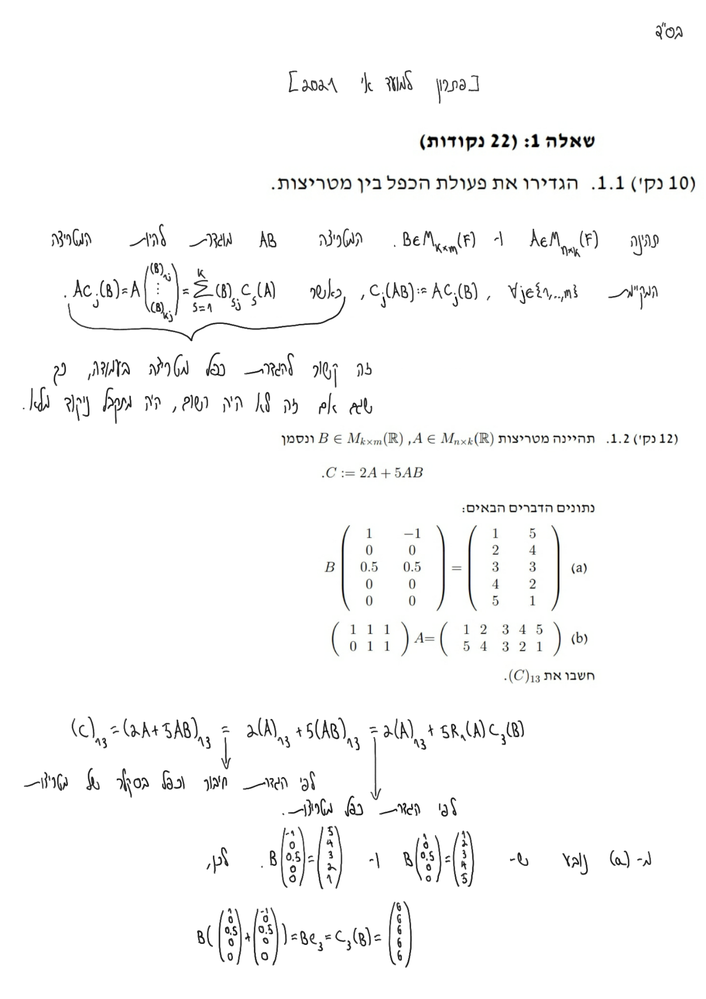
#> input picture storage/crops/pilot/pilot_01_test1_p1.png, 706 x 999 px, shrunk from 1240 x 1755 before the run
$ python -i tables.py   (imports and definitions only)
#> lines starting #> are read from the running program, lines starting #| are printed output that depends on the picture; after the words box and inside, x2 and y2 are one past the last pixel; in counts of white or black regions, pixels touching at a corner belong together
#> further down, picture is the input picture: shape (999, 706, 3); mean B, G, R 249.1, 249.2, 249.2
"""
Table / grid detection for cover sheets and score rosters.

Uses morphological line extraction (horizontal + vertical) to find dense
grid regions. Classifies a region as a table when both line directions
form a sufficiently regular lattice.
"""

from __future__ import annotations

from dataclasses import dataclass, field
from typing import List, Optional, Tuple

import cv2
import numpy as np

INK_THRESHOLD: int = 200
MIN_TABLE_AREA_FRAC: float = 0.02
MIN_H_LINES: int = 3
MIN_V_LINES: int = 2
LINE_MIN_FRAC: float = 0.12          # line length ≥ 12% of page dimension


@dataclass
class TableRegion:
    """A detected tabular / grid region on the page."""

    index: int
    bbox: Tuple[int, int, int, int]   # x, y, w, h
    n_horizontal_lines: int = 0
    n_vertical_lines: int = 0
    confidence: float = 0.0
    kind: str = "grid"                # grid | score_roster | unknown

    @property
    def area(self) -> int:
        return max(0, self.bbox[2] * self.bbox[3])


def _to_gray(image: np.ndarray) -> np.ndarray:
    if len(image.shape) == 3:
        return cv2.cvtColor(image, cv2.COLOR_BGR2GRAY)
    return image


def detect_tables(image: np.ndarray) -> List[TableRegion]:
    """
    Detect grid-like table regions on a page.

    Returns zero or more :class:`TableRegion` objects sorted top→bottom.
    """
    gray = _to_gray(image)
    h, w = gray.shape[:2]
#> h = 999; w = 706
    # Invert so ink is white for morphology
    binary = cv2.threshold(gray, INK_THRESHOLD, 255, cv2.THRESH_BINARY_INV)[1]
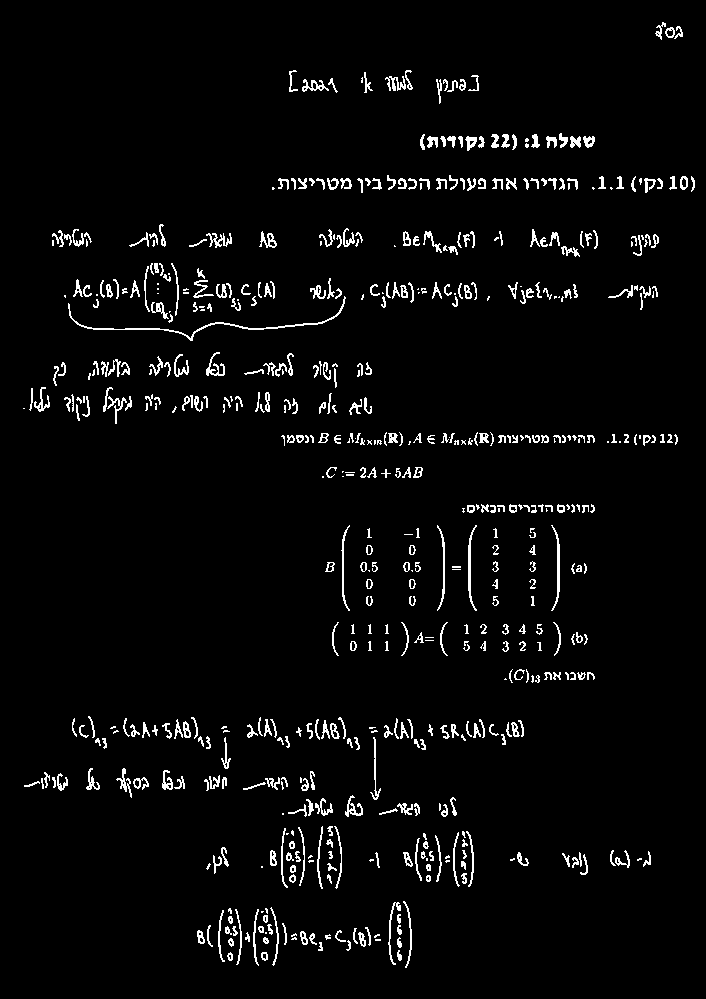
#> binary: shape (999, 706); 3.6% white in thin lines or dots

    h_len = max(20, int(w * LINE_MIN_FRAC))
#> h_len = 84
    v_len = max(20, int(h * LINE_MIN_FRAC * 0.5))
#> v_len = 59

    h_kernel = cv2.getStructuringElement(cv2.MORPH_RECT, (h_len, 1))
    v_kernel = cv2.getStructuringElement(cv2.MORPH_RECT, (1, v_len))
#> v_kernel = 59 values from 1 to 1

    h_lines = cv2.morphologyEx(binary, cv2.MORPH_OPEN, h_kernel)
#> h_lines: shape (999, 706); every value is 0
    v_lines = cv2.morphologyEx(binary, cv2.MORPH_OPEN, v_kernel)
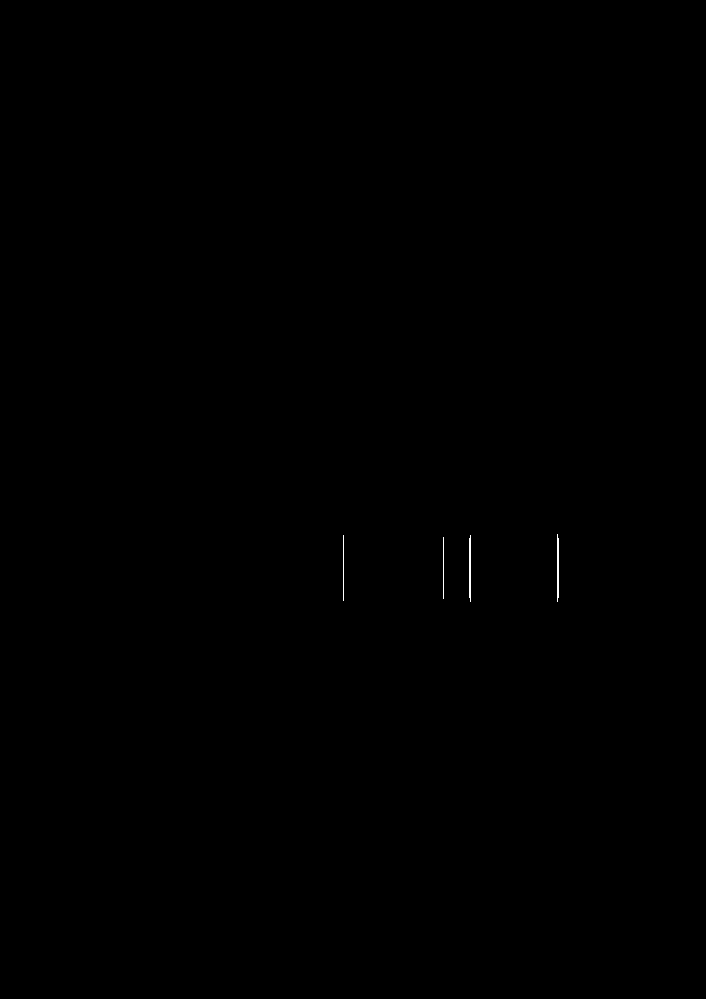
#> v_lines: shape (999, 706); 0.05% white in thin lines or dots, all inside (x1, y1, x2, y2) = (343, 534, 559, 602)
    grid = cv2.bitwise_or(h_lines, v_lines)

    # Dilate to merge nearby line fragments into table blobs
    merge = cv2.getStructuringElement(cv2.MORPH_RECT, (max(5, w // 80), max(5, h // 80)))
    grid = cv2.dilate(grid, merge, iterations=2)
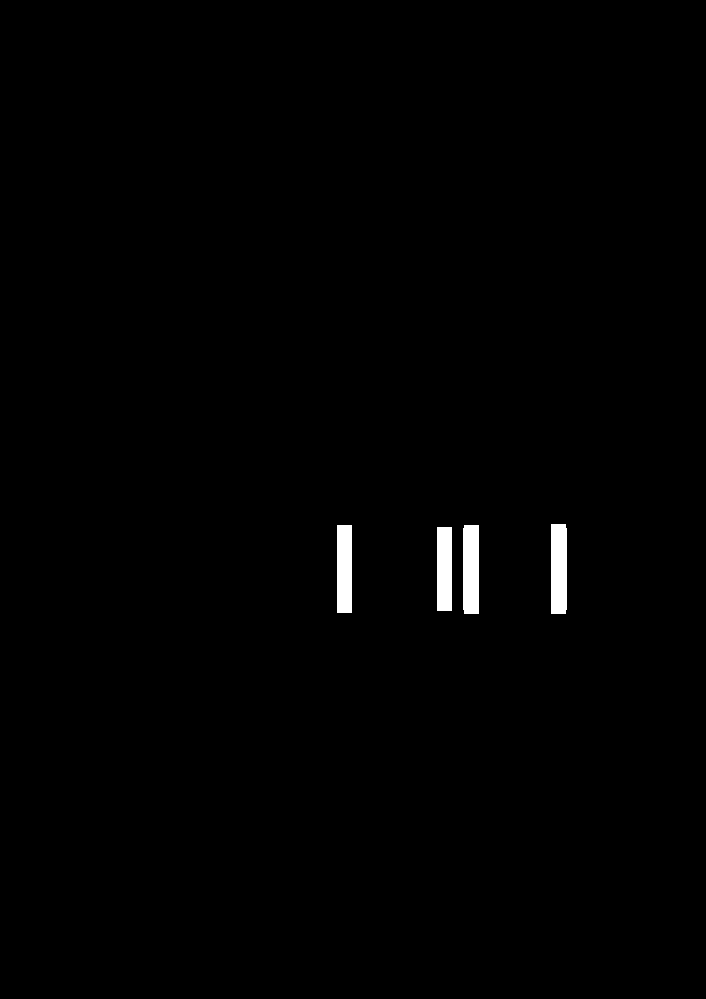
#> grid: shape (999, 706); 0.77% white; 4 white regions

    contours, _ = cv2.findContours(grid, cv2.RETR_EXTERNAL, cv2.CHAIN_APPROX_SIMPLE)
#> contours = 4 contours; box (x1, y1, x2, y2) and area: (551, 524, 567, 614) 1328, (463, 525, 479, 614) 1314, (337, 525, 352, 613) 1218, (437, 527, 452, 611) 1162
    min_area = int(h * w * MIN_TABLE_AREA_FRAC)
#> min_area = 14105
    tables: List[TableRegion] = []

    for cnt in contours:
        x, y, bw, bh = cv2.boundingRect(cnt)
        if bw * bh < min_area:
            continue
        if bw < w * 0.2 or bh < h * 0.05:
            continue

        roi_h = h_lines[y : y + bh, x : x + bw]
        roi_v = v_lines[y : y + bh, x : x + bw]

        # Count distinct line rows / columns via projection peaks
        h_proj = (roi_h > 0).sum(axis=1)
        v_proj = (roi_v > 0).sum(axis=0)
        n_h = _count_peaks(h_proj, min_gap=max(8, bh // 40))
        n_v = _count_peaks(v_proj, min_gap=max(8, bw // 40))

        if n_h < MIN_H_LINES or n_v < MIN_V_LINES:
            continue

        conf = min(1.0, 0.35 * (n_h / 6.0) + 0.35 * (n_v / 4.0) + 0.3)
        kind = "score_roster" if (y < h * 0.45 and bw > w * 0.4) else "grid"
        tables.append(
            TableRegion(
                index=len(tables),
                bbox=(int(x), int(y), int(bw), int(bh)),
                n_horizontal_lines=n_h,
                n_vertical_lines=n_v,
                confidence=round(conf, 3),
                kind=kind,
            )
        )
#> this loop made 4 passes
#> (cnt, x, y, bw, bh) on passes 1, 3: ([[437, 527], [437, 610], [451, 610], [451, 527]], 437, 527, 15, 84), ([[337, 525], [337, 612], [351, 612], [351, 525]], 337, 525, 15, 88)
#> (x, y, bw, bh) on passes 2, 4: (463, 525, 16, 89), (551, 524, 16, 90)
#> after the loop, tables = []

    tables.sort(key=lambda t: (t.bbox[1], t.bbox[0]))
    for i, t in enumerate(tables):
        t.index = i
#> this loop made 0 passes
    return tables


def _count_peaks(proj: np.ndarray, min_gap: int) -> int:
    if proj.size == 0:
        return 0
    thr = max(1.0, float(np.percentile(proj, 75)) * 0.5)
    peaks = 0
    last = -min_gap
    for i, v in enumerate(proj):
        if v >= thr and (i - last) >= min_gap:
            peaks += 1
            last = i
    return peaks

>>> import cv2
>>> picture = cv2.imread('../../storage/crops/pilot/pilot_01_test1_p1.png')
>>> result = detect_tables(picture)
#> result = []

$ run again, on storage/crops/pilot/pilot_07_test4_p1.png
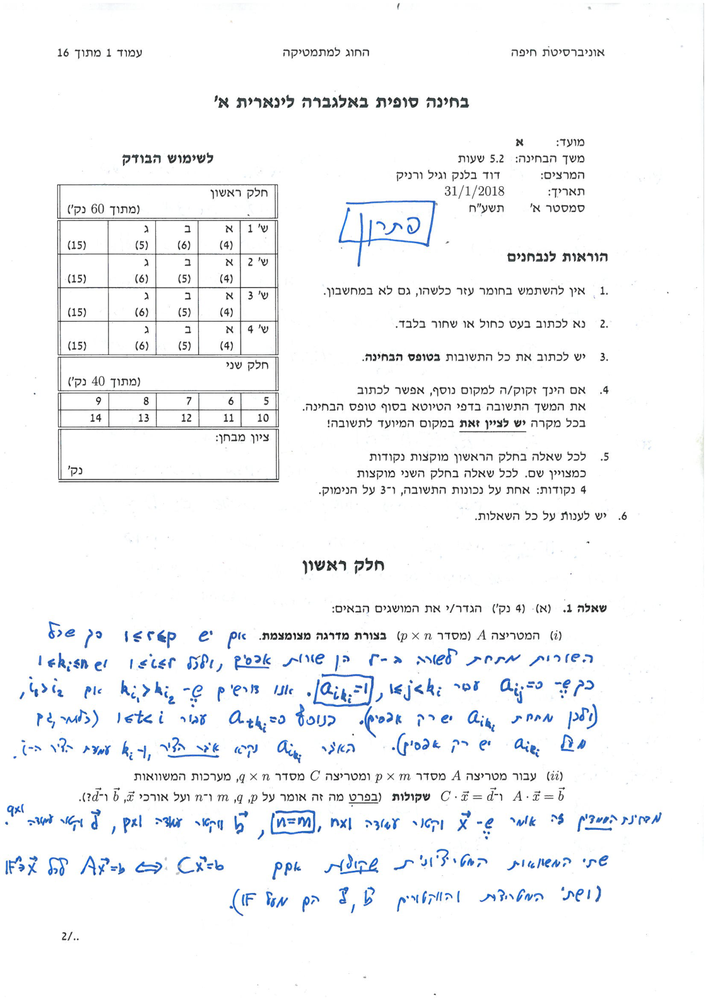
#> input picture storage/crops/pilot/pilot_07_test4_p1.png, 706 x 999 px, shrunk from 1240 x 1754 before the run
#> picture is the input picture: shape (999, 706, 3); mean B, G, R 247.4, 245.8, 244.7
#> in detect_tables, `binary = cv2.threshold(gray, INK_THRESHOLD, 255, cv2.THRESH_BINARY_INV..`:
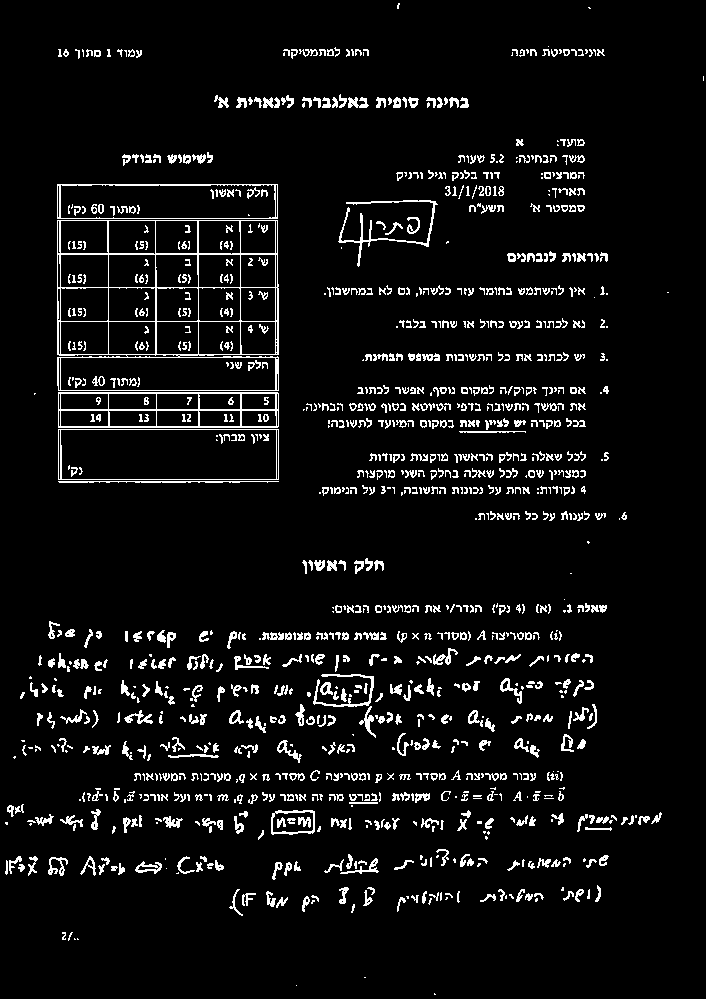
#> binary: shape (999, 706); 6.2% white in thin lines or dots
#> h_lines: shape (999, 706); 0.58% white in thin lines or dots, all inside (x1, y1, x2, y2) = (58, 184, 280, 482)
#> v_lines: shape (999, 706); 0.17% white in thin lines or dots, all inside (x1, y1, x2, y2) = (57, 220, 279, 356)
#> contours = 4 contours; box (x1, y1, x2, y2) and area: (51, 208, 288, 370) 37858, (53, 380, 288, 442) 14274, (53, 469, 288, 494) 5616, (52, 174, 287, 197) 5148
#> the loop in detect_tables, `for cnt in contours:` made 4 passes
#> (cnt, x, y, bw, bh) on passes 1, 4: ([[53, 469], [53, 493], [287, 493], [287, 469]], 53, 469, 235, 25), ([[52, 174], [52, 196], [286, 196], [286, 174]], 52, 174, 235, 23)
#> pass 3, in detect_tables, `roi_v = v_lines[y : y + bh, x : x + bw]`:
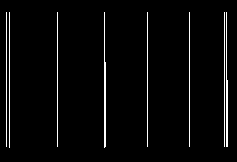
#> roi_v: shape (162, 237); 3.2% white in thin lines or dots, all inside (x1, y1, x2, y2) = (6, 12, 228, 148)
#> after the loop in detect_tables, `for cnt in contours:`: tables = 1 item
#> the loop in detect_tables, `for i, t in enumerate(tables):` made 1 pass
#> t.index on pass 1: 0
